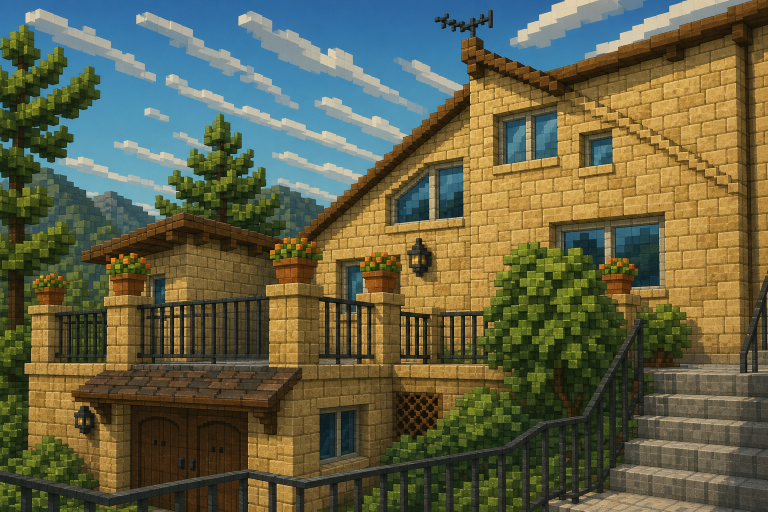
#> input picture assets/environments/joeville/jv-cas-front-terraces/source-reference.png, 1536 x 1024 px (shown at 1/2 size)
$ python extract_joeville_authored_alpha.py ../assets/environments/joeville/jv-cas-front-terraces/source-reference.png out.png
#> lines starting #> are read from the running program, lines starting #| are printed output that depends on the picture; after the words box and inside, x2 and y2 are one past the last pixel; in counts of white or black regions, pixels touching at a corner belong together
#> in extract_alpha, source is the input picture: PIL image 1536x1024 RGB; mean R, G, B 97.7, 97.9, 71.8
#!/usr/bin/env python3
"""Deterministically remove a flat chroma key from JoeVille source art."""

from __future__ import annotations

import argparse
import hashlib
import json
import math
import os
from pathlib import Path
from statistics import median
from typing import Any

from PIL import Image, ImageFilter


def _sha256(path: Path) -> str:
    return hashlib.sha256(path.read_bytes()).hexdigest()


def _receipt_path(path: Path, path_root: Path | None) -> str:
    resolved = path.resolve()
    if path_root is None:
        return str(resolved)
    try:
        return str(resolved.relative_to(path_root.resolve()))
    except ValueError as exc:
        raise ValueError("receipt path escapes path_root") from exc


def _sample_border_key(image: Image.Image) -> tuple[int, int, int]:
    width, height = image.size
#> width = 1536; height = 1024
    band = max(1, min(width, height, 6))
#> band = 6
    step = max(1, min(width, height) // 256)
#> step = 4
    samples: list[tuple[int, int, int]] = []
    pixels = image.load()
    for x in range(0, width, step):
        for y in range(band):
            samples.append(tuple(pixels[x, y][:3]))
            samples.append(tuple(pixels[x, height - 1 - y][:3]))
#> after the loop, samples = 4608 items, first 6: (51, 106, 155), (33, 46, 23), (47, 107, 161), (29, 45, 18), (49, 110, 163), (32, 50, 19)
    for y in range(0, height, step):
        for x in range(band):
            samples.append(tuple(pixels[x, y][:3]))
            samples.append(tuple(pixels[width - 1 - x, y][:3]))
#> after the loop, samples = 7680 items, first 6: (51, 106, 155), (33, 46, 23), (47, 107, 161), (29, 45, 18), (49, 110, 163), (32, 50, 19)
    return tuple(
        int(round(median(sample[channel] for sample in samples)))
        for channel in range(3)
    )


def extract_alpha(
    *,
    source_path: Path,
    destination_path: Path,
    tolerance: int = 110,
    edge_contract: int = 1,
    canvas_size: tuple[int, int] | None = None,
    force: bool = False,
    receipt_path_root: Path | None = None,
) -> dict[str, Any]:
    if not 0 <= tolerance <= 255:
        raise ValueError("tolerance must be between 0 and 255")
    if not 0 <= edge_contract <= 16:
        raise ValueError("edge_contract must be between 0 and 16")
    if destination_path.exists() and not force:
        raise ValueError("destination exists; pass force=True to replace it")

    with Image.open(source_path) as source:
        image = source.convert("RGBA")
    key = _sample_border_key(image)
#> key = (58, 101, 59)
    source_canvas_size = image.size
#> source_canvas_size = (1536, 1024)
    normalization_scale = 1.0
    normalization_offset = (0, 0)
    if canvas_size is not None and image.size != canvas_size:
        normalization_scale = min(
            canvas_size[0] / image.width,
            canvas_size[1] / image.height,
        )
#> normalization_scale = 0.816
        normalized_size = (
            max(1, math.floor(image.width * normalization_scale)),
            max(1, math.floor(image.height * normalization_scale)),
        )
#> normalized_size = (1254, 836)
        resized = image.convert("RGBa").resize(
            normalized_size,
            resample=Image.Resampling.LANCZOS,
        ).convert("RGBA")
        normalization_offset = (
            (canvas_size[0] - normalized_size[0]) // 2,
            (canvas_size[1] - normalized_size[1]) // 2,
        )
#> normalization_offset = (0, 209)
        normalized = Image.new("RGBA", canvas_size, (*key, 255))
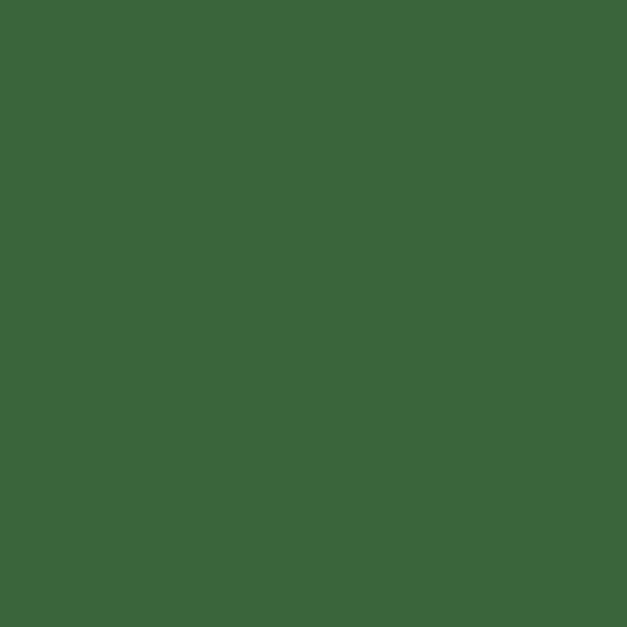
#> normalized: PIL image 1254x1254 RGBA (shown at 1/2 size); mean R, G, B, A 58, 101, 59, 255
        normalized.alpha_composite(resized, normalization_offset)
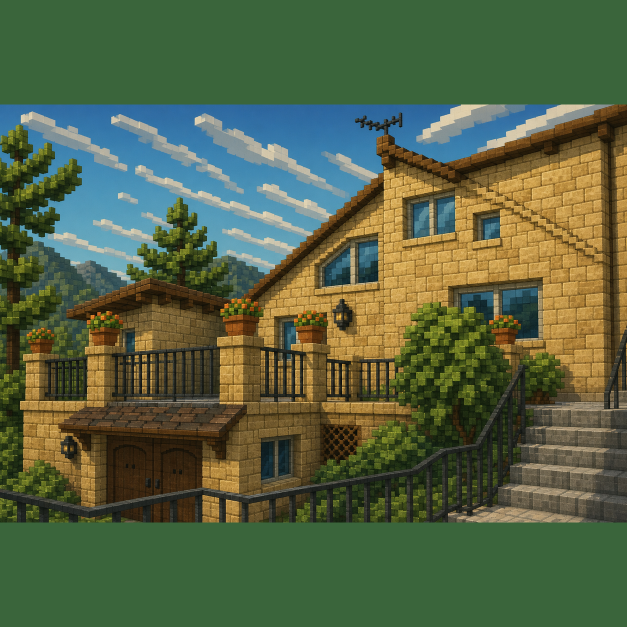
#> normalized: PIL image 1254x1254 RGBA (shown at 1/2 size); mean R, G, B, A 84.5, 99, 67.5, 255
        image = normalized
    pixels = image.load()
    transparent = 0
    for y in range(image.height):
        for x in range(image.width):
            red, green, blue, source_alpha = pixels[x, y]
            distance = max(
                abs(red - key[0]),
                abs(green - key[1]),
                abs(blue - key[2]),
            )
            alpha = 0 if distance <= tolerance else source_alpha
            if alpha == 0:
                pixels[x, y] = (0, 0, 0, 0)
                transparent += 1
            else:
                pixels[x, y] = (red, green, blue, alpha)
#> after the loop, transparent = 1282766

    alpha = image.getchannel("A")
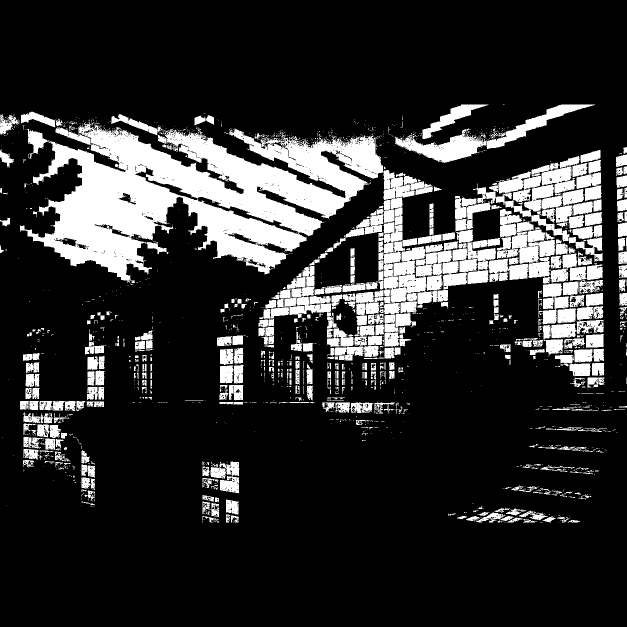
#> alpha: PIL image 1254x1254 L (shown at 1/2 size); 18.4% white; 1773 white regions (1305 under 20 px), largest, box (x1, y1, x2, y2) and area: (40, 246, 766, 566) 115158, (768, 493, 934, 606) 10336, (789, 209, 1190, 326) 9205
    for _ in range(edge_contract):
        alpha = alpha.filter(ImageFilter.MinFilter(3))
#> this loop made 1 pass
#> pass 1, in extract_alpha, `alpha = alpha.filter(ImageFilter.MinFilter(3))`:
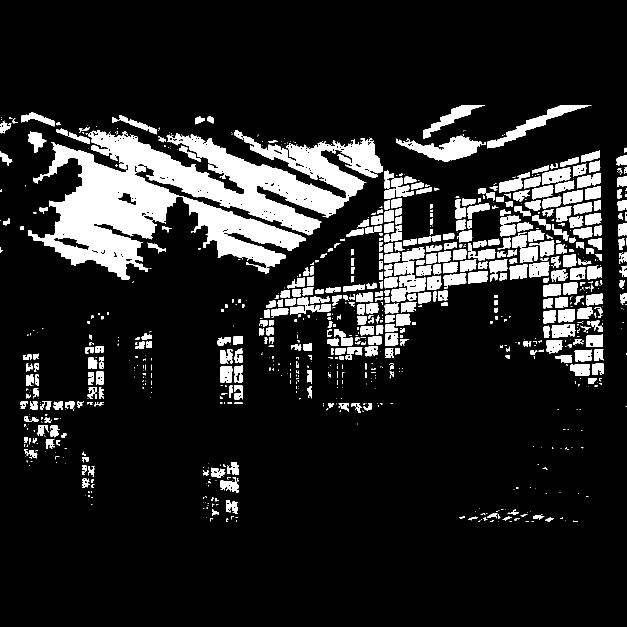
#> alpha: PIL image 1254x1254 L (shown at 1/2 size); 13.6% white; 857 white regions (443 under 20 px), largest, box (x1, y1, x2, y2) and area: (56, 260, 765, 560) 97810, (793, 271, 972, 324) 4132, (783, 494, 852, 604) 3681
    image.putalpha(alpha)
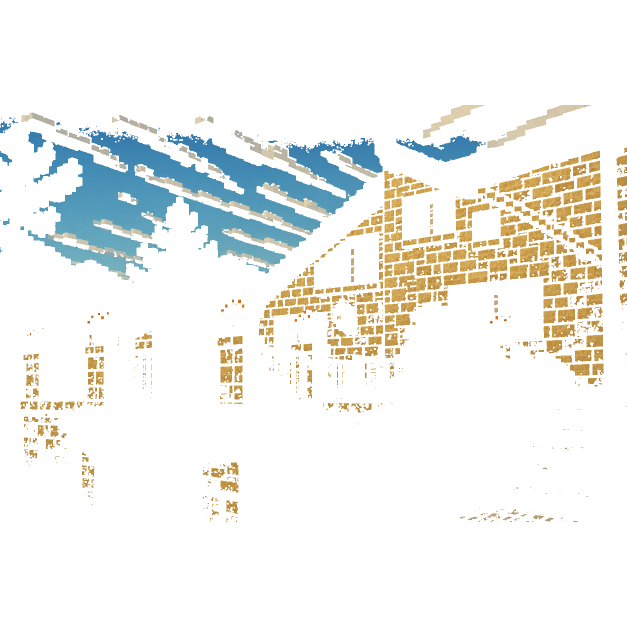
#> image: PIL image 1254x1254 RGBA (shown at 1/2 size); mean R, G, B, A 28.3, 28.4, 22.8, 34.6; transparent parts drawn white
    pixels = image.load()
    for y in range(image.height):
        for x in range(image.width):
            if pixels[x, y][3] == 0:
                pixels[x, y] = (0, 0, 0, 0)
    bbox = image.getchannel("A").getbbox()
#> bbox = (0, 210, 1254, 1044)
    if bbox is None:
        raise ValueError("chroma extraction removed the complete silhouette")

    destination_path.parent.mkdir(parents=True, exist_ok=True)
    temporary = destination_path.with_name(
        f".{destination_path.name}.{os.getpid()}.tmp"
    )
    image.save(temporary, format="PNG", optimize=True)
    temporary.replace(destination_path)
    return {
        "schema_version": 1,
        "source_path": _receipt_path(source_path, receipt_path_root),
        "source_sha256": _sha256(source_path),
        "destination_path": _receipt_path(
            destination_path, receipt_path_root
        ),
        "destination_sha256": _sha256(destination_path),
        "destination_rgba_sha256": hashlib.sha256(
            image.tobytes()
        ).hexdigest(),
        "key_color": list(key),
        "tolerance": tolerance,
        "edge_contract": edge_contract,
        "source_canvas_size": list(source_canvas_size),
        "canvas_size": list(image.size),
        "canvas_normalized": source_canvas_size != image.size,
        "normalization_scale": normalization_scale,
        "normalization_offset": list(normalization_offset),
        "silhouette_bbox": list(bbox),
        "transparent_pixels_before_contract": transparent,
    }


def _parse_args() -> argparse.Namespace:
    parser = argparse.ArgumentParser()
    parser.add_argument("source", type=Path)
    parser.add_argument("destination", type=Path)
    parser.add_argument("--tolerance", type=int, default=110)
    parser.add_argument("--edge-contract", type=int, default=1)
    parser.add_argument("--canvas-size", type=int, default=1254)
    parser.add_argument("--force", action="store_true")
    parser.add_argument("--receipt", type=Path)
    parser.add_argument(
        "--receipt-path-root",
        type=Path,
        help="Store receipt paths relative to this root.",
    )
    return parser.parse_args()


def main() -> int:
    args = _parse_args()
    receipt = extract_alpha(
        source_path=args.source.resolve(),
        destination_path=args.destination.resolve(),
        tolerance=args.tolerance,
        edge_contract=args.edge_contract,
        canvas_size=(args.canvas_size, args.canvas_size),
        force=args.force,
        receipt_path_root=(
            args.receipt_path_root.resolve()
            if args.receipt_path_root is not None
            else None
        ),
    )
    payload = json.dumps(receipt, indent=2, sort_keys=True) + "\n"
    if args.receipt is not None:
        receipt_path = args.receipt.resolve()
        receipt_path.parent.mkdir(parents=True, exist_ok=True)
        receipt_path.write_text(payload, encoding="utf-8")
    print(json.dumps(receipt, sort_keys=True))
    return 0


if __name__ == "__main__":
#> (the run stopped early here; a loop or call above may not have finished)
